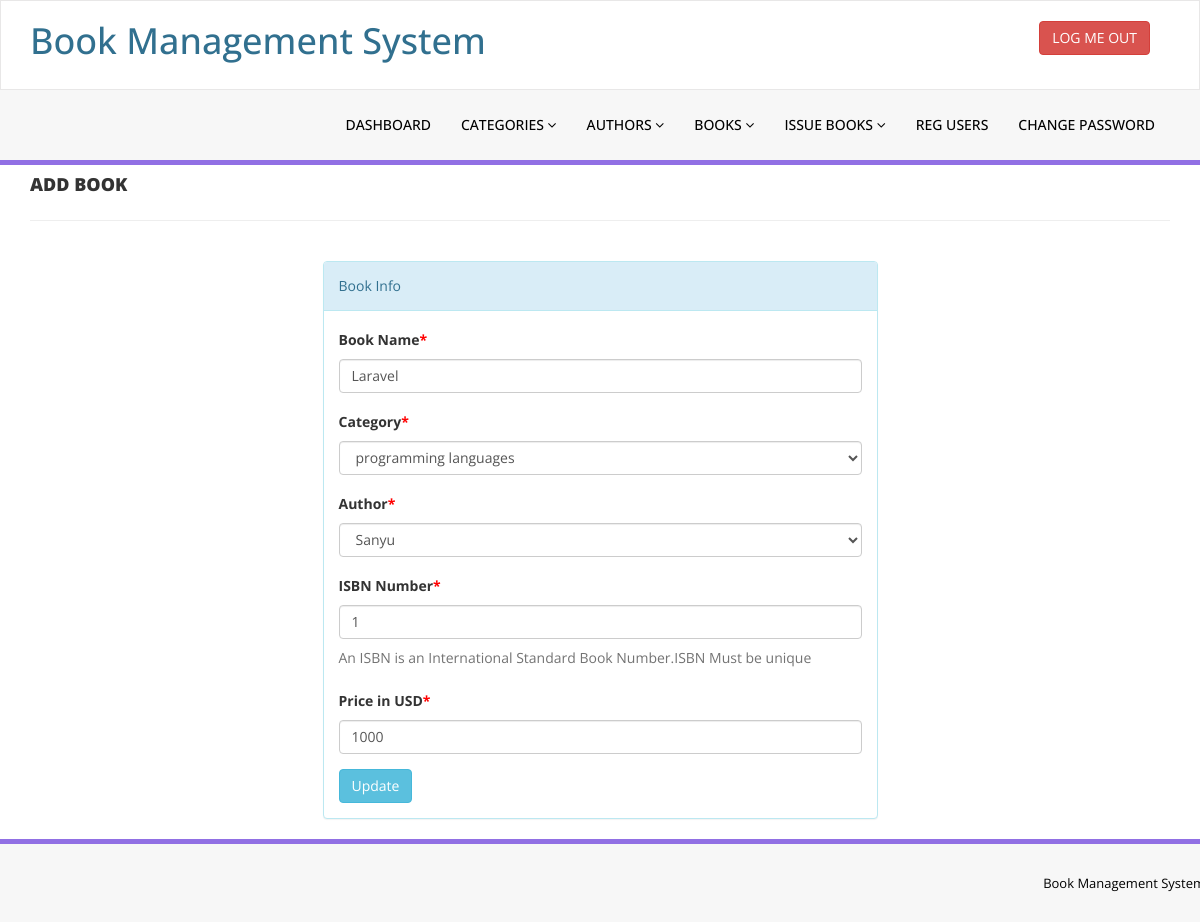
Screenshot of /admin/edit-book.php?bookid=5 (signed in) with the database file from the repository.
### tables this page shows
CREATE TABLE `tblbooks` (
  `id` int(11) NOT NULL,
  `BookName` varchar(255) DEFAULT NULL,
  `CatId` int(11) DEFAULT NULL,
  `AuthorId` int(11) DEFAULT NULL,
  `ISBNNumber` int(11) DEFAULT NULL,
  `BookPrice` int(11) DEFAULT NULL,
  `RegDate` timestamp NULL DEFAULT current_timestamp(),
  `UpdationDate` timestamp NULL DEFAULT NULL ON UPDATE current_timestamp()
);

CREATE TABLE `tblcategory` (
  `id` int(11) NOT NULL,
  `CategoryName` varchar(150) DEFAULT NULL,
  `Status` int(1) DEFAULT NULL,
  `CreationDate` timestamp NULL DEFAULT current_timestamp(),
  `UpdationDate` timestamp NULL DEFAULT '0000-00-00 00:00:00' ON UPDATE current_timestamp()
);

CREATE TABLE `tblauthors` (
  `id` int(11) NOT NULL,
  `AuthorName` varchar(159) DEFAULT NULL,
  `creationDate` timestamp NULL DEFAULT current_timestamp(),
  `UpdationDate` timestamp NULL DEFAULT NULL ON UPDATE current_timestamp()
);

### admin/edit-book.php (the view, shortened to what this page needs)
<?php
include('includes/config.php');
if(strlen($_SESSION['alogin'])==0)
    {
header('location:index.php');
}
else{
?>
<!DOCTYPE html>
<html xmlns="http://www.w3.org/1999/xhtml">
<head>
    <link href="assets/css/bootstrap.css" rel="stylesheet" />
    <link href="assets/css/font-awesome.css" rel="stylesheet" />
    <link href="assets/css/style.css" rel="stylesheet" />
</head>
<body>
    <?php include('includes/header.php');?>
    <div class="content-wra
    <div class=" content-wrapper">
        <div class="container">
            <div class="row pad-botm">
                <div class="col-md-12">
                    <h4 class="header-line">Add Book</h4>
                </div>
            </div>
            <div class="row">
                <div class="col-md-6 col-sm-6 col-xs-12 col-md-offset-3"">
<div class=" panel panel-info">
                    <div class="panel-heading">
                        Book Info
                    </div>
                    <div class="panel-body">
                        <form role="form" method="post">
                            <?php
$bookid=intval($_GET['bookid']);
$sql = "SELECT tblbooks.BookName,tblcategory.CategoryName,tblcategory.id as cid,tblauthors.AuthorName,tblauthors.id as athrid,tblbooks.ISBNNumber,tblbooks.BookPrice,tblbooks.id as bookid from  tblbooks join tblcategory on tblcategory.id=tblbooks.CatId join tblauthors on tblauthors.id=tblbooks.AuthorId where tblbooks.id=:bookid";
$query = $dbh -> prepare($sql);
$query->bindParam(':bookid',$bookid,PDO::PARAM_STR);
$query->execute();
$results=$query->fetchAll(PDO::FETCH_OBJ);
if($query->rowCount() > 0)
{
foreach($results as $result)
{               ?>
                            <div class="form-group">
                                <label>Book Name<span style="color:red;">*</span></label>
                                <input class="form-control" type="text" name="bookname"
                                    value="<?php echo htmlentities($result->BookName);?>" required />
                            </div>
                            <div class="form-group">
                                <label> Category<span style="color:red;">*</span></label>
                                <select class="form-control" name="category" required="required">
                                    <option value="<?php echo htmlentities($result->cid);?>">
                                        <?php echo htmlentities($catname=$result->CategoryName);?></option>
                                </select>
                            </div>
                            <div class="form-group">
                                <label> Author<span style="color:red;">*</span></label>
                                <select class="form-control" name="author" required="required">
                                    <option value="<?php echo htmlentities($result->athrid);?>">
                                        <?php echo htmlentities($athrname=$result->AuthorName);?></option>
                                </select>
                            </div>
                            <div class="form-group">
                                <label>ISBN Number<span style="color:red;">*</span></label>
                                <input class="form-control" type="text" name="isbn"
                                    value="<?php echo htmlentities($result->ISBNNumber);?>" required="required" />
                                <p class="help-block">An ISBN is an International Standard Book Number.ISBN Must be
                                    unique</p>
                            </div>
                            <div class="form-group">
                                <label>Price in USD<span style="color:red;">*</span></label>
                                <input class="form-control" type="text" name="price"
                                    value="<?php echo htmlentities($result->BookPrice);?>" required="required" />
                            </div>
                            <?php }} ?>
                            <button type="submit" name="update" class="btn btn-info">Update </button>
                        </form>
                    </div>
                </div>
            </div>
        </div>
    </div>
    </div>
    <?php include('includes/footer.php');?>
</body>
</html>
<?php } ?>

### admin/assets/css/style.css (style rules this page uses)
.header-line { font-weight:900; padding-bottom:25px; border-bottom:1px solid #eeeeee; text-transform:uppercase; }
.pad-botm { padding-bottom:30px; }

### rows the page displays
tblbooks: bookname "Laravel", category "programming languages", author "Sanyu", isbn "1", price "1000"
